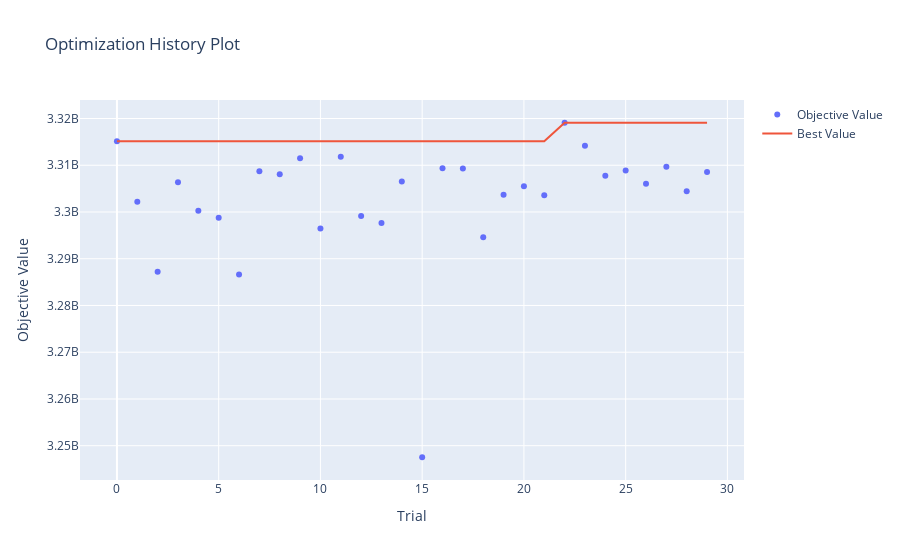

Notebook cell for this chart:
### Markdown cell above
Analizamos los resultados as usual

### Code cell
optuna.visualization.plot_optimization_history(study)
